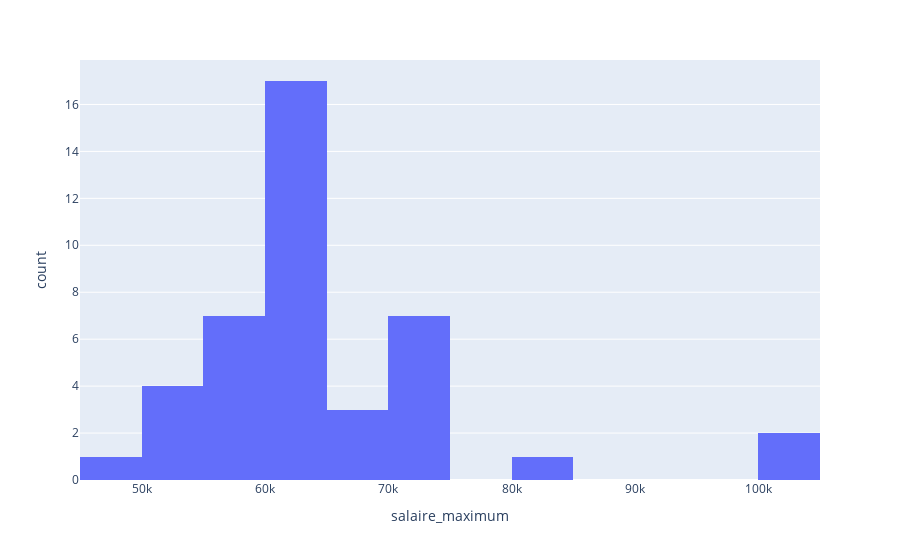

This figure's notebook cell:
### Code cell
fig = px.histogram(df, x= 'salaire_maximum')
fig.show()

### Figure 1 — Plotly figure (JSON) as saved in the notebook; plotly's stock layout.template omitted (floating-point values rounded to 4 significant figures)
{"data": [{"alignmentgroup": "True", "bingroup": "x", "hovertemplate": "salaire_maximum=%{x}<br>count=%{y}<extra></extra>", "legendgroup": "", "marker": {"color": "#636efa", "pattern": {"shape": ""}}, "name": "", "offsetgroup": "", "orientation": "v", "showlegend": false, "type": "histogram", "x": [50000, 62000, 65000, 70000, 70000, 60000, 100000, 100000, 45000, 70000, 80000, 60000, 50000, 62000, 65000, 70000, 70000, 60000, 60000, 55000, 62000, 55000, 60000, 60000, 60000, 60000, 60000, 56000, 70000, 60000, 55000, 55000, 60000, 60000, 65000, 60000, 50000, 60000, 55000, 70000, 55000, 50000], "xaxis": "x", "yaxis": "y"}], "layout": {"barmode": "relative", "legend": {"tracegroupgap": 0}, "margin": {"t": 60}, "xaxis": {"anchor": "y", "domain": [0, 1], "title": {"text": "salaire_maximum"}}, "yaxis": {"anchor": "x", "domain": [0, 1], "title": {"text": "count"}}}}
